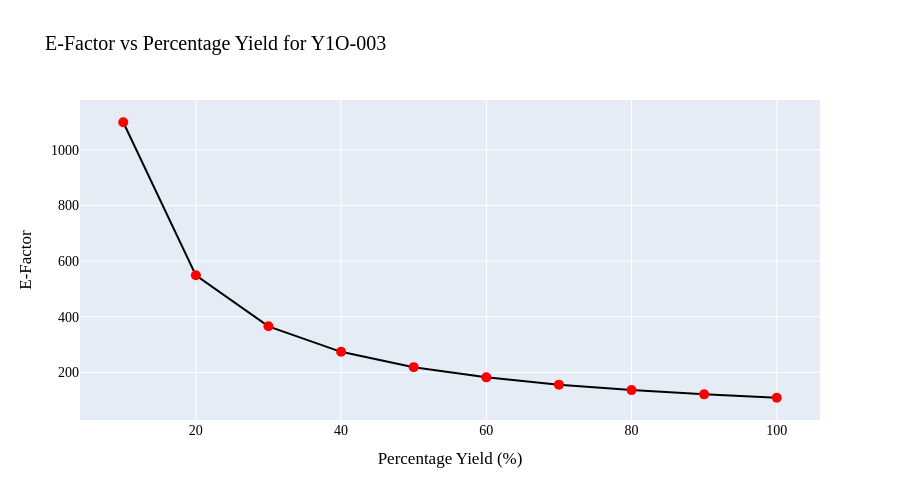

The code cell stored with this chart in its notebook:
### Code cell
#plots the e-factor line graph for reaction 3
plot_single_reaction(df_e_factor_values, "Y1O-003")

### Figure 1 — Plotly figure (JSON) as saved in the notebook; plotly's stock layout.template omitted (floating-point values rounded to 4 significant figures)
{"data": [{"hovertemplate": "Percentage Yield (%)=%{x}<br>E‑Factor=%{y}<extra></extra>", "legendgroup": "", "line": {"color": "black", "dash": "solid"}, "marker": {"color": ["#FF0000", "#FF0000", "#FF0000", "#FF0000", "#FF0000", "#FF0000", "#FF0000", "#FF0000", "#FF0000", "#FF0000"], "size": 10, "symbol": "circle"}, "mode": "lines+markers", "name": "", "orientation": "v", "showlegend": false, "type": "scatter", "x": [10, 20, 30, 40, 50, 60, 70, 80, 90, 100], "xaxis": "x", "y": [1099.0, 549.0, 365.7, 274.0, 219.0, 182.3, 156.1, 136.5, 121.2, 109.0], "yaxis": "y"}], "layout": {"font": {"color": "black", "family": "Calibri", "size": 14}, "height": 500, "legend": {"tracegroupgap": 0}, "title": {"text": "E‑Factor vs Percentage Yield for Y1O-003"}, "xaxis": {"anchor": "y", "domain": [0, 1], "nticks": 10, "title": {"text": "Percentage Yield (%)"}}, "yaxis": {"anchor": "x", "domain": [0, 1], "nticks": 10, "title": {"text": "E‑Factor"}}}}
